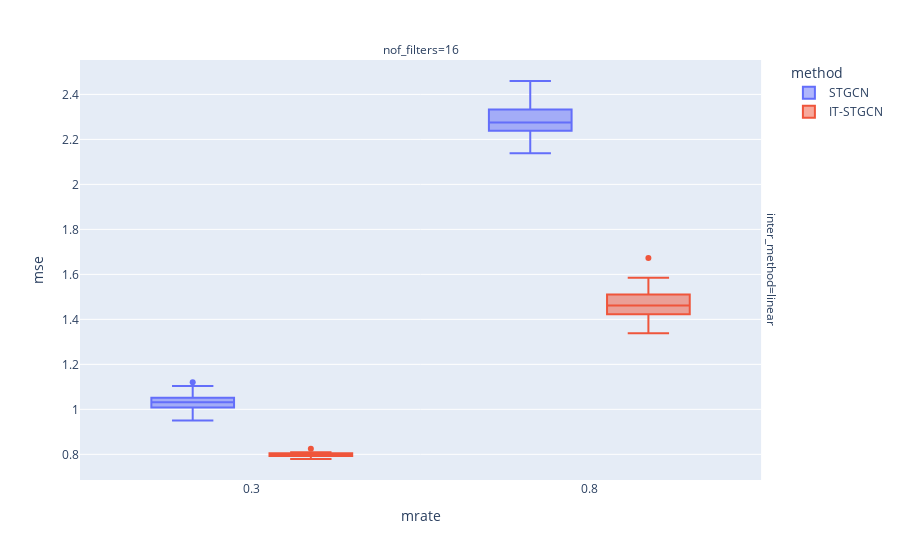

Write notebook code for a chart like this one.
### Markdown cell above
## Random

### Code cell
data.query("method!='GNAR' and mtype =='rand'").plot.box(backend='plotly',x='mrate',color='method',y='mse',facet_col='nof_filters',facet_row='inter_method',height=800)

### Figure 1 — Plotly figure (JSON) as saved in the notebook; plotly's stock layout.template omitted (floating-point values rounded to 4 significant figures)
{"data": [{"alignmentgroup": "True", "hovertemplate": "method=STGCN<br>inter_method=linear<br>nof_filters=16<br>mrate=%{x}<br>mse=%{y}<extra></extra>", "legendgroup": "STGCN", "marker": {"color": "#636efa"}, "name": "STGCN", "notched": false, "offsetgroup": "STGCN", "orientation": "v", "showlegend": true, "type": "box", "x": [0.3, 0.8, 0.3, 0.8, 0.3, 0.8, 0.3, 0.8, 0.3, 0.8, 0.3, 0.8, 0.3, 0.8, 0.3, 0.8, 0.3, 0.8, 0.3, 0.8, 0.3, 0.8, 0.3, 0.8, 0.3, 0.8, 0.3, 0.8, 0.3, 0.8, 0.3, 0.8, 0.3, 0.8, 0.3, 0.8, 0.3, 0.8, 0.3, 0.8, 0.3, 0.8, 0.3, 0.8, 0.3, 0.8, 0.3, 0.8, 0.3, 0.8, 0.3, 0.8, 0.3, 0.8, 0.3, 0.8, 0.3, 0.8, 0.3, 0.8], "x0": " ", "xaxis": "x", "y": [0.9676, 2.259, 1.048, 2.139, 1.008, 2.221, 1.029, 2.254, 1.039, 2.248, 1.031, 2.208, 1.033, 2.332, 1.025, 2.24, 1.093, 2.291, 1.061, 2.287, 1.059, 2.266, 1.025, 2.223, 1.083, 2.221, 1.045, 2.337, 1.013, 2.372, 1.038, 2.302, 1.12, 2.326, 0.999, 2.198, 0.9508, 2.398, 0.9847, 2.433, 1.004, 2.38, 1.051, 2.329, 1.017, 2.206, 0.9761, 2.285, 1.05, 2.308, 1.021, 2.35, 1.104, 2.248, 1.069, 2.46, 0.9842, 2.262, 1.035, 2.239], "y0": " ", "yaxis": "y"}, {"alignmentgroup": "True", "hovertemplate": "method=IT-STGCN<br>inter_method=linear<br>nof_filters=16<br>mrate=%{x}<br>mse=%{y}<extra></extra>", "legendgroup": "IT-STGCN", "marker": {"color": "#EF553B"}, "name": "IT-STGCN", "notched": false, "offsetgroup": "IT-STGCN", "orientation": "v", "showlegend": true, "type": "box", "x": [0.3, 0.8, 0.3, 0.8, 0.3, 0.8, 0.3, 0.8, 0.3, 0.8, 0.3, 0.8, 0.3, 0.8, 0.3, 0.8, 0.3, 0.8, 0.3, 0.8, 0.3, 0.8, 0.3, 0.8, 0.3, 0.8, 0.3, 0.8, 0.3, 0.8, 0.3, 0.8, 0.3, 0.8, 0.3, 0.8, 0.3, 0.8, 0.3, 0.8, 0.3, 0.8, 0.3, 0.8, 0.3, 0.8, 0.3, 0.8, 0.3, 0.8, 0.3, 0.8, 0.3, 0.8, 0.3, 0.8, 0.3, 0.8, 0.3, 0.8], "x0": " ", "xaxis": "x", "y": [0.8063, 1.382, 0.8049, 1.343, 0.795, 1.442, 0.7969, 1.673, 0.8024, 1.405, 0.7962, 1.424, 0.7795, 1.391, 0.79, 1.51, 0.8086, 1.499, 0.7968, 1.45, 0.7983, 1.523, 0.7995, 1.43, 0.7941, 1.505, 0.7897, 1.515, 0.8254, 1.498, 0.788, 1.546, 0.7798, 1.431, 0.7799, 1.584, 0.8029, 1.548, 0.8095, 1.503, 0.7924, 1.376, 0.7793, 1.474, 0.7967, 1.373, 0.7954, 1.338, 0.8063, 1.423, 0.8018, 1.502, 0.809, 1.483, 0.7937, 1.431, 0.7969, 1.447, 0.8073, 1.56], "y0": " ", "yaxis": "y"}], "layout": {"annotations": [{"font": {}, "showarrow": false, "text": "nof_filters=16", "x": 0.49, "xanchor": "center", "xref": "paper", "y": 1, "yanchor": "bottom", "yref": "paper"}, {"font": {}, "showarrow": false, "text": "inter_method=linear", "textangle": 90, "x": 0.98, "xanchor": "left", "xref": "paper", "y": 0.5, "yanchor": "middle", "yref": "paper"}], "autosize": true, "boxmode": "group", "legend": {"title": {"text": "method"}, "tracegroupgap": 0}, "margin": {"t": 60}, "xaxis": {"anchor": "y", "autorange": true, "domain": [0, 0.98], "range": [0.04821, 1.052], "title": {"text": "mrate"}, "type": "linear"}, "yaxis": {"anchor": "x", "autorange": true, "domain": [0, 1], "range": [0.6859, 2.553], "title": {"text": "mse"}, "type": "linear"}}}
